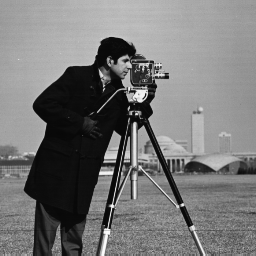
#> input picture projects/image_processing/morphological_operations/cameraman.tif, 256 x 256 px
$ python -i vlm_demo.py   (imports and definitions only)
#> lines starting #> are read from the running program, lines starting #| are printed output that depends on the picture; after the words box and inside, x2 and y2 are one past the last pixel; in counts of white or black regions, pixels touching at a corner belong together
#> further down, picture is the input picture: shape (256, 256, 3); min 7, max 253, mean 118.7
"""
Visual Language Models (VLM) Demonstration
Educational implementation showing VLM concepts and multimodal processing
Note: This is a simplified educational demo. Production VLMs use large transformer models.
"""

import cv2
import numpy as np
import matplotlib.pyplot as plt
from typing import List, Dict, Tuple

class SimpleVLM:
    """
    Simplified Visual Language Model for educational purposes
    Demonstrates the concept of processing both visual and textual information
    """

    # [166 lines left out: functions __init__, encode_image, generate_description, _describe_spatial_layout, answer_question, visual_reasoning, not called in this run]


class ColorFeatureExtractor:
    """Extract color features from images"""

    # [35 lines left out: function extract, not called in this run]


class ShapeFeatureExtractor:
    """Extract shape features from images"""

    def extract(self, img):
        """Detect and classify shapes"""
        gray = cv2.cvtColor(img, cv2.COLOR_BGR2GRAY)
        _, thresh = cv2.threshold(gray, 200, 255, cv2.THRESH_BINARY_INV)
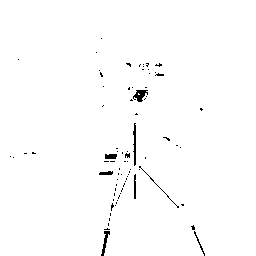
#> thresh: shape (256, 256); 98.8% white; black in thin lines or dots, all inside (x1, y1, x2, y2) = (10, 38, 205, 256)

        # Find contours
        contours, _ = cv2.findContours(thresh, cv2.RETR_EXTERNAL,
                                       cv2.CHAIN_APPROX_SIMPLE)
#> contours = 1 contour; box (x1, y1, x2, y2) and area: (0, 0, 256, 256) 64854

        detected_shapes = []

        for contour in contours:
            area = cv2.contourArea(contour)

            if area > 500:  # Minimum size
                # Approximate shape
                peri = cv2.arcLength(contour, True)
                approx = cv2.approxPolyDP(contour, 0.04 * peri, True)

                x, y, w, h = cv2.boundingRect(contour)

                # Classify shape
                num_vertices = len(approx)
                aspect_ratio = w / float(h) if h != 0 else 0

                if num_vertices == 3:
                    shape_type = 'triangle'
                elif num_vertices == 4:
                    if 0.95 <= aspect_ratio <= 1.05:
                        shape_type = 'square'
                    else:
                        shape_type = 'rectangle'
                elif num_vertices > 8:
                    shape_type = 'circle'
                else:
                    shape_type = 'polygon'

                detected_shapes.append({
                    'type': shape_type,
                    'bbox': (x, y, w, h),
                    'size': area,
                    'vertices': num_vertices
                })
#> this loop made 1 pass
#> (area, peri, approx, x, y, w, h, num_vertices) on pass 1: (64854, 1136.9, [[0, 0], [0, 255], [255, 255], [255, 0]], 0, 0, 256, 256, 4)
#> after the loop, detected_shapes = 1 item

        return {
            'detected_shapes': detected_shapes,
            'count': len(detected_shapes)
        }


class SpatialFeatureExtractor:
    """Extract spatial layout features"""

    # [226 lines left out: functions extract, create_multimodal_scene, main, not called in this run]


# [2 lines not run here, left out]

>>> import cv2
>>> picture = cv2.imread('../../image_processing/morphological_operations/cameraman.tif')
>>> result = ShapeFeatureExtractor().extract(picture)
#> result = 2 items
